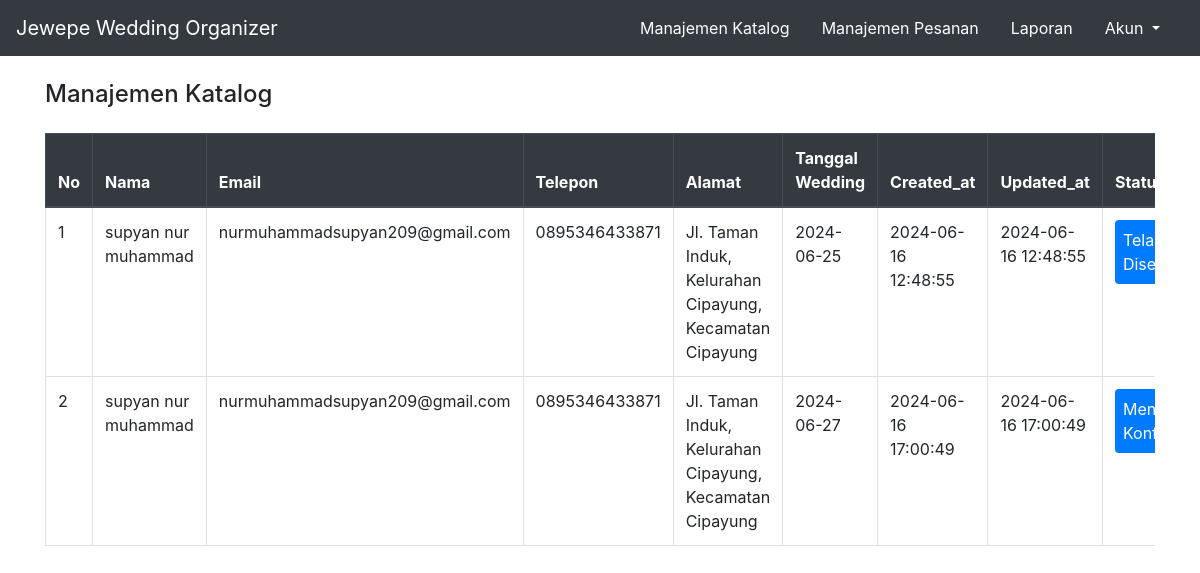
/admin/manajemen-pesanan.php (signed in), run on the app's committed database.
### tables this page shows
CREATE TABLE `tb_pesanan` (
  `id_pesanan` int(11) NOT NULL,
  `id_katalog` int(11) NOT NULL,
  `nama` varchar(40) NOT NULL,
  `email` varchar(35) NOT NULL,
  `telepon` varchar(15) NOT NULL,
  `alamat` text NOT NULL,
  `tgl_wedding` date NOT NULL,
  `status_pesanan` varchar(25) NOT NULL,
  `created_at` datetime NOT NULL,
  `updated_at` datetime DEFAULT NULL
);

### db.php (called while the page is built, shortened)
<?php
class Database
{
    private $host = "localhost";
    private $user = "root";
    private $password = "";
    private $database = "db_wedding";
    private $conn;
    public function __construct()
    {
        $this->conn = mysqli_connect($this->host, $this->user, $this->password, $this->database);
    }
    public function tampil_data_pesanan()
    {
        $insert = mysqli_query($this->conn, "SELECT * FROM tb_pesanan");
        if ($insert) {
            if (mysqli_num_rows($insert) > 0) {
                while ($row = mysqli_fetch_assoc($insert)) {
                    $hasil[] = $row;
                }
            } else {
                $hasil = "0";
            }
        }
        return $hasil;
    }
}

### admin/manajemen-pesanan.php (the view, shortened to what this page needs)
<?php
include("templates/header.php");
include("../db.php");
$db = new Database();
$query = $db->tampil_data_pesanan();
?>
<div class="container">
    <div class="mt-4">
        <h4 class="">Manajemen Katalog</h4>
    </div>
    <div class="table-responsive">
        <table class="table table-bordered mt-3">
            <thead class="thead-dark">
                <tr>
                    <th scope="col">No</th>
                    <th scope="col">Nama</th>
                    <th scope="col">Email</th>
                    <th scope="col">Telepon</th>
                    <th scope="col">Alamat</th>
                    <th scope="col">Tanggal Wedding</th>
                    <th scope="col">Created_at</th>
                    <th scope="col">Updated_at</th>
                    <th scope="col">Status</th>
                </tr>
            </thead>
            <tbody>
            <?php
                if ($query == "0") {
                    echo "<tr><td>Data Tidak Tersedia</td></tr>";
                } else {
                    $no = 1;
                    foreach ($query as $row) {
                ?>
                <tr>
                    <td><?= $no++; ?></td>
                    <td><?= $row["nama"]; ?></td>
                    <td><?= $row["email"]; ?></td>
                    <td><?= $row["telepon"]; ?></td>
                    <td><?= $row["alamat"]; ?></td>
                    <td><?= $row["tgl_wedding"]; ?></td>
                    <td><?= $row["created_at"]; ?></td>
                    <td>
                    <?php
                    if($row['updated_at'] == '') {
                                    echo $row['created_at'];
                                } else {
                                    echo $row['updated_at'];
                                }
                    ?>
                    </td>
                    <td>
                        <div class="bg-primary text-white p-2 rounded">
                        <?php
                        if($row["status_pesanan"] == "accepted"){
                            echo "Telah Disetujui";
                        } else if($row["status_pesanan"] == "batalkan"){
                            echo "Menunggu Konfirmasi";
                        }
                        ?>
                        </div>
                    </td>
                </tr>
                <?php }
                } ?>
            </tbody>
        </table>
    </div>
</div>
<?php include("templates/footer.php") ?>

### data on the page
tb_pesanan: nama "supyan nur muhammad", email "nurmuhammadsupyan209@gmail.com", telepon "0895346433871", alamat "Jl. Taman Induk, Kelurahan Cipayung, Kecamatan Cipayung", tgl_wedding "2024-06-25", created_at "2024-06-16 12:48:55", status_pesanan "Telah Disetujui"
tb_pesanan: nama "supyan nur muhammad", email "nurmuhammadsupyan209@gmail.com", telepon "0895346433871", alamat "Jl. Taman Induk, Kelurahan Cipayung, Kecamatan Cipayung", tgl_wedding "2024-06-27", created_at "2024-06-16 17:00:49", status_pesanan "Menunggu Konfirmasi"
